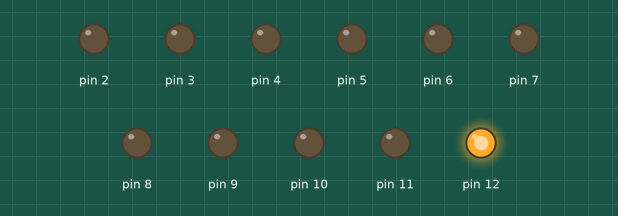
The sketch below on a simulated Arduino Uno, built with avr-gcc and run on an emulated ATmega328P. Parts: output pins drawn as LEDs (lit = HIGH).

Above: at 0.1 s.
At 4.1 s:
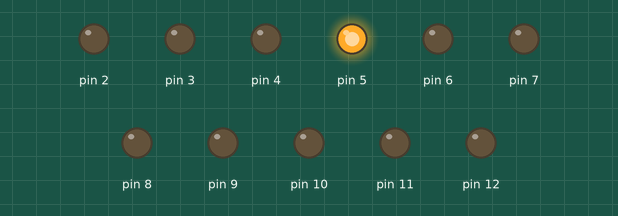
At 9.1 s:
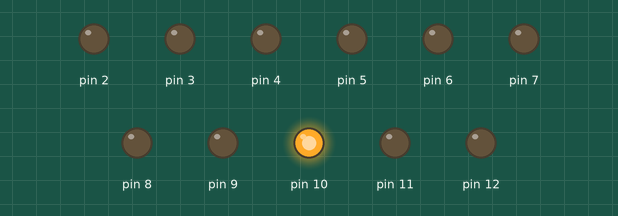
At 18.6 s:
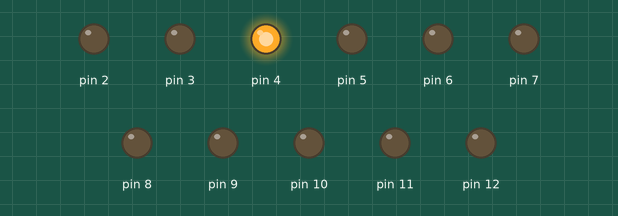
At 27.6 s:
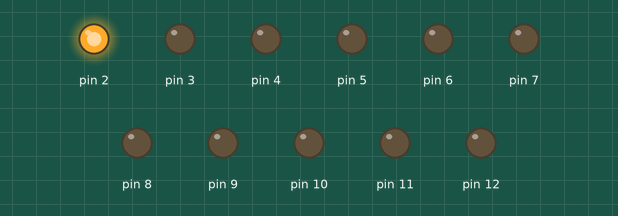
At 37.1 s:
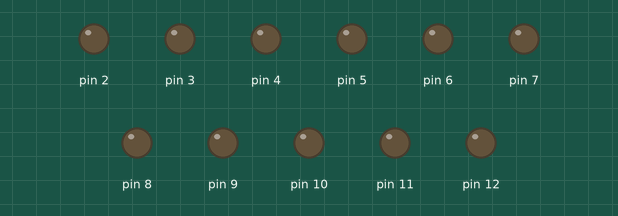
Timing chart, 0 to 40.0 s (numbered marks = the images above):
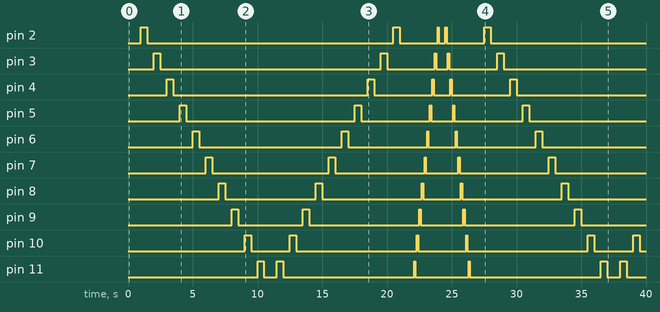

Measured:
- by itself, pin 2: LOW → HIGH at 1.0 s, → LOW 0.50 s later, → HIGH 19.0 s later, → LOW 0.50 s later, … (10 changes in this stretch)
- by itself, pin 3: LOW → HIGH at 2.0 s, → LOW 0.50 s later, → HIGH 17.0 s later, → LOW 0.50 s later, … (10 changes in this stretch)
- by itself, pin 4: LOW → HIGH at 3.0 s, → LOW 0.50 s later, → HIGH 15.0 s later, → LOW 0.50 s later, … (10 changes in this stretch)
- by itself, pin 5: LOW → HIGH at 4.0 s, → LOW 0.50 s later, → HIGH 13.0 s later, → LOW 0.50 s later, … (10 changes in this stretch)
- by itself, pin 6: LOW → HIGH at 5.0 s, → LOW 0.50 s later, → HIGH 11.0 s later, → LOW 0.50 s later, … (10 changes in this stretch)
- by itself, pin 7: LOW → HIGH at 6.0 s, → LOW 0.50 s later, → HIGH 9.0 s later, → LOW 0.50 s later, … (10 changes in this stretch)
- by itself, pin 8: LOW → HIGH at 7.0 s, → LOW 0.50 s later, → HIGH 7.0 s later, → LOW 0.50 s later, … (10 changes in this stretch)
- by itself, pin 9: LOW → HIGH at 8.0 s, → LOW 0.50 s later, → HIGH 5.0 s later, → LOW 0.50 s later, … (10 changes in this stretch)

The sketch:

brave_fulffy_maimu1.ino
```cpp
// C++ code
//
void setup()
{
   pinMode(12, OUTPUT);
  pinMode(2, OUTPUT);
  pinMode(3, OUTPUT);
  pinMode(4, OUTPUT);
  pinMode(5, OUTPUT);
  pinMode(6, OUTPUT);
  pinMode(7, OUTPUT);
  pinMode(8, OUTPUT);
  pinMode(9, OUTPUT);
  pinMode(10, OUTPUT);
  pinMode(11, OUTPUT);

}

void loop()
{


 digitalWrite(12, HIGH);
  delay(500); // Wait for 1000 millisecond(s)
  digitalWrite(12, LOW);
  delay(500); // Wait for 1000 millisecond(s)
  digitalWrite(2, HIGH);
  delay(500); // Wait for 1000 millisecond(s)
  digitalWrite(2, LOW);
  delay(500); // Wait for 1000 millisecond(s)
  digitalWrite(3, HIGH);
  delay(500); // Wait for 1000 millisecond(s)
  digitalWrite(3, LOW);
  delay(500); // Wait for 1000 millisecond(s)
  digitalWrite(4, HIGH);
  delay(500); // Wait for 1000 millisecond(s)
  digitalWrite(4, LOW);
  delay(500); // Wait for 1000 millisecond(s)
  digitalWrite(5, HIGH);
  delay(500); // Wait for 1000 millisecond(s)
  digitalWrite(5, LOW);
  delay(500); // Wait for 1000 millisecond(s)
  digitalWrite(6, HIGH);
  delay(500); // Wait for 1000 millisecond(s)
  digitalWrite(6, LOW);
  delay(500); // Wait for 1000 millisecond(s)
   digitalWrite(7, HIGH);
  delay(500); // Wait for 1000 millisecond(s)
  digitalWrite(7, LOW);
  delay(500); // Wait for 1000 millisecond(s)
   digitalWrite(8, HIGH);
  delay(500); // Wait for 1000 millisecond(s)
  digitalWrite(8, LOW);
  delay(500); // Wait for 1000 millisecond(s)
   digitalWrite(9, HIGH);
  delay(500); // Wait for 1000 millisecond(s)
  digitalWrite(9, LOW);
  delay(500); // Wait for 1000 millisecond(s)
   digitalWrite(10, HIGH);
  delay(500); // Wait for 1000 millisecond(s)
  digitalWrite(10, LOW);
  delay(500); // Wait for 1000 millisecond(s)
   digitalWrite(11, HIGH);
  delay(500); // Wait for 1000 millisecond(s)
  digitalWrite(11, LOW);
  delay(500); // Wait for 1000 millisecond(s)


  delay(500); // Wait for 1000 millisecond(s)
  digitalWrite(11, HIGH);
  delay(500); // Wait for 1000 millisecond(s)
  digitalWrite(11, LOW);
  delay(500); // Wait for 1000 millisecond(s)
  digitalWrite(10, HIGH);
  delay(500); // Wait for 1000 millisecond(s)
  digitalWrite(10, LOW);
  delay(500); // Wait for 1000 millisecond(s)
  digitalWrite(9, HIGH);
  delay(500); // Wait for 1000 millisecond(s)
  digitalWrite(9, LOW);
  delay(500); // Wait for 1000 millisecond(s)
  digitalWrite(8, HIGH);
  delay(500); // Wait for 1000 millisecond(s)
  digitalWrite(8, LOW);
  delay(500); // Wait for 1000 millisecond(s)
  digitalWrite(7, HIGH);
  delay(500); // Wait for 1000 millisecond(s)
  digitalWrite(7, LOW);
  delay(500); // Wait for 1000 millisecond(s)
   digitalWrite(6, HIGH);
  delay(500); // Wait for 1000 millisecond(s)
  digitalWrite(6, LOW);
  delay(500); // Wait for 1000 millisecond(s)
   digitalWrite(5, HIGH);
  delay(500); // Wait for 1000 millisecond(s)
  digitalWrite(5, LOW);
  delay(500); // Wait for 1000 millisecond(s)
   digitalWrite(4, HIGH);
  delay(500); // Wait for 1000 millisecond(s)
  digitalWrite(4, LOW);
  delay(500); // Wait for 1000 millisecond(s)
   digitalWrite(3, HIGH);
  delay(500); // Wait for 1000 millisecond(s)
  digitalWrite(3, LOW);
  delay(500); // Wait for 1000 millisecond(s)
   digitalWrite(2, HIGH);
  delay(500); // Wait for 1000 millisecond(s)
  digitalWrite(2, LOW);
  delay(500); // Wait for 1000 millisecond(s)
   digitalWrite(12, HIGH);
  delay(500); // Wait for 1000 millisecond(s)
  digitalWrite(12, LOW);


   delay(100); // Wait for 1000 millisecond(s)
  digitalWrite(11, HIGH);
  delay(100); // Wait for 1000 millisecond(s)
  digitalWrite(11, LOW);
  delay(100); // Wait for 1000 millisecond(s)
  digitalWrite(10, HIGH);
  delay(100); // Wait for 1000 millisecond(s)
  digitalWrite(10, LOW);
  delay(100); // Wait for 1000 millisecond(s)
  digitalWrite(9, HIGH);
  delay(100); // Wait for 1000 millisecond(s)
  digitalWrite(9, LOW);
  delay(100); // Wait for 1000 millisecond(s)
  digitalWrite(8, HIGH);
  delay(100); // Wait for 1000 millisecond(s)
  digitalWrite(8, LOW);
  delay(100); // Wait for 1000 millisecond(s)
  digitalWrite(7, HIGH);
  delay(100); // Wait for 1000 millisecond(s)
  digitalWrite(7, LOW);
  delay(100); // Wait for 1000 millisecond(s)
   digitalWrite(6, HIGH);
  delay(100); // Wait for 1000 millisecond(s)
  digitalWrite(6, LOW);
  delay(100); // Wait for 1000 millisecond(s)
   digitalWrite(5, HIGH);
  delay(100); // Wait for 1000 millisecond(s)
  digitalWrite(5, LOW);
  delay(100); // Wait for 1000 millisecond(s)
   digitalWrite(4, HIGH);
  delay(100); // Wait for 1000 millisecond(s)
  digitalWrite(4, LOW);
  delay(100); // Wait for 1000 millisecond(s)
   digitalWrite(3, HIGH);
  delay(100); // Wait for 1000 millisecond(s)
  digitalWrite(3, LOW);
  delay(100); // Wait for 1000 millisecond(s)
   digitalWrite(2, HIGH);
  delay(100); // Wait for 1000 millisecond(s)
  digitalWrite(2, LOW);
  delay(100); // Wait for 1000 millisecond(s)
   digitalWrite(12, HIGH);
  delay(100); // Wait for 1000 millisecond(s)
  digitalWrite(12, LOW);


   digitalWrite(12, HIGH);
  delay(100); // Wait for 1000 millisecond(s)
  digitalWrite(12, LOW);
  digitalWrite(12, HIGH);
  delay(100); // Wait for 1000 millisecond(s)
  digitalWrite(12, LOW);
  delay(100); // Wait for 1000 millisecond(s)
  digitalWrite(2, HIGH);
  delay(100); // Wait for 1000 millisecond(s)
  digitalWrite(2, LOW);
  delay(100); // Wait for 1000 millisecond(s)
  digitalWrite(3, HIGH);
  delay(100); // Wait for 1000 millisecond(s)
  digitalWrite(3, LOW);
  delay(100); // Wait for 1000 millisecond(s)
  digitalWrite(4, HIGH);
  delay(100); // Wait for 1000 millisecond(s)
  digitalWrite(4, LOW);
  delay(100); // Wait for 1000 millisecond(s)
  digitalWrite(5, HIGH);
  delay(100); // Wait for 1000 millisecond(s)
  digitalWrite(5, LOW);
  delay(100); // Wait for 1000 millisecond(s)
  digitalWrite(6, HIGH);
  delay(100); // Wait for 1000 millisecond(s)
  digitalWrite(6, LOW);
  delay(100); // Wait for 1000 millisecond(s)
   digitalWrite(7, HIGH);
  delay(100); // Wait for 1000 millisecond(s)
  digitalWrite(7, LOW);
  delay(100); // Wait for 1000 millisecond(s)
   digitalWrite(8, HIGH);
  delay(100); // Wait for 1000 millisecond(s)
  digitalWrite(8, LOW);
  delay(100); // Wait for 1000 millisecond(s)
   digitalWrite(9, HIGH);
  delay(100); // Wait for 1000 millisecond(s)
  digitalWrite(9, LOW);
  delay(100); // Wait for 1000 millisecond(s)
   digitalWrite(10, HIGH);
  delay(100); // Wait for 1000 millisecond(s)
  digitalWrite(10, LOW);
  delay(100); // Wait for 1000 millisecond(s)
   digitalWrite(11, HIGH);
  delay(100); // Wait for 1000 millisecond(s)
  digitalWrite(11, LOW);
  delay(100); // Wait for 1000 millisecond(s)


}
```
